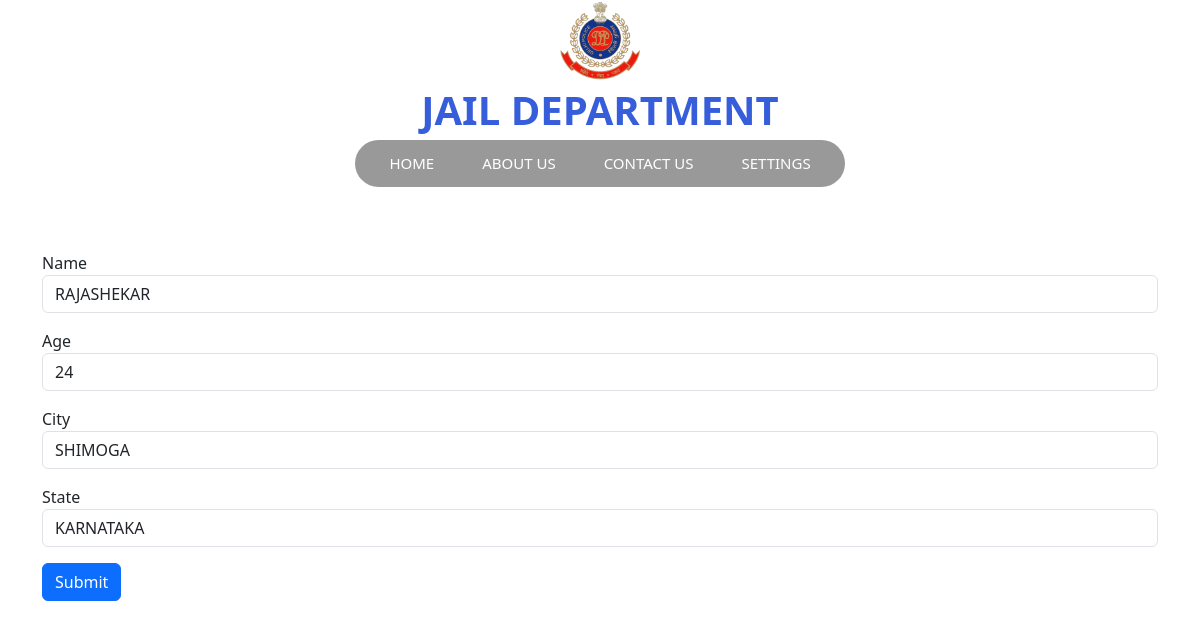
Screenshot of /update_lawyer.php?updateid=401 with the database file from the repository.
### tables this page shows
CREATE TABLE `lawyer` (
  `LAWYER_ID` int(20) NOT NULL,
  `LAWYER_NAME` varchar(200) NOT NULL,
  `AGE` int(20) NOT NULL,
  `CITY` varchar(200) NOT NULL,
  `STATE` varchar(200) NOT NULL
);

### update_lawyer.php (the view, shortened to what this page needs)
<?php
    include 'connect.php';
    $id=$_GET['updateid'];
    $sql="Select * from `lawyer` where lawyer_id=$id";
    $result=mysqli_query($con,$sql);
    $row=mysqli_fetch_assoc($result);
    $l_name=$row['LAWYER_NAME'];
    $age=$row['AGE'];
    $city=$row['CITY'];
    $state=$row['STATE'];
?>
<!doctype html>
<html lang="en">
  <head>
    <link href="https://cdn.jsdelivr.net/npm/bootstrap@5.3.2/dist/css/bootstrap.min.css" rel="stylesheet">
  </head>
  <body>
  <div>
    <center><img class="image" src="images/jail logo.png"></center>
    <div class="logo">JAIL DEPARTMENT</div>
    <div class="menu">
        <ul class="menu-bar">
            <a href="home.php"><li>HOME</li></a>
            <a href="about_us.php"><li>ABOUT US</li></a>
            <a href="contact_us.php"><li>CONTACT US</li></a>
            <li>SETTINGS</li>
      </ul>
     </div>
    </div>
    <div class="container my-5">
     <form method="post">
      <div class="mb-3">
        <label>Name</label>
        <input type="text" class="form-control" placeholder="Enter the name of lawyer" name="lawyer_name" value=<?php echo $l_name;?>>
      </div>
      <div class="mb-3">
        <label>Age</label>
        <input type="number" min="23" class="form-control" placeholder="Enter the lawyer age" name="age" value=<?php echo $age;?>>
      </div>
      <div class="mb-3">
        <label>City</label>
        <input type="text" class="form-control" placeholder="Enter the City of lawyer" name="city" value=<?php echo $city;?>>
      </div>
      <div class="mb-3">
        <label>State</label>
        <input type="text" class="form-control" placeholder="Enter the State of lawyer" name="state" value=<?php echo $state;?>>
      </div>
       <button type="submit" class="btn btn-primary" name="submit">Submit</button>
     </form>
   </div>
  </body>
</html>

### update_lawyer.php (style rules this page uses)
a { text-decoration:none; color:white; }
.image { width:80px; height:80px; }
.logo { display: flex; justify-content: center; color:rgb(54, 93, 218); font-style: bold; font-weight: 700; padding-top:0px; font-size: 40px; font-family:system-ui, -apple-system, BlinkMacSystemFont, 'Segoe UI', Roboto, Oxygen, Ubuntu, Cantarell, 'Open Sans', 'Helvetica Neue', sans-serif; }
.menu { display: flex; justify-content: center; }
.menu-bar { border-radius: 25px; height: -webkit-fit-content; height: -moz-fit-content; height: fit-content; display: inline-flex; background-color: rgba(0, 0, 0, 0.4); -webkit-backdrop-filter: blur(10px); backdrop-filter: blur(10px); align-items: center; padding: 0 10px; }
.menu-bar li { list-style: none; color: white; font-family:system-ui, -apple-system, BlinkMacSystemFont, 'Segoe UI', Roboto, Oxygen, Ubuntu, Cantarell, 'Open Sans', 'Helvetica Neue', sans-serif; padding: 12px 16px; font-size:15px; margin: 0 8px; position: relative; cursor: pointer; white-space: nowrap; }
.menu-bar li::before { content: " "; position: absolute; top: 0; left: 0; height: 100%; width: 100%; z-index: -1; transition: 0.2s; border-radius: 25px; }

### rows the page displays
lawyer: lawyer_name "RAJASHEKAR", age "24", city "SHIMOGA", state "KARNATAKA"
